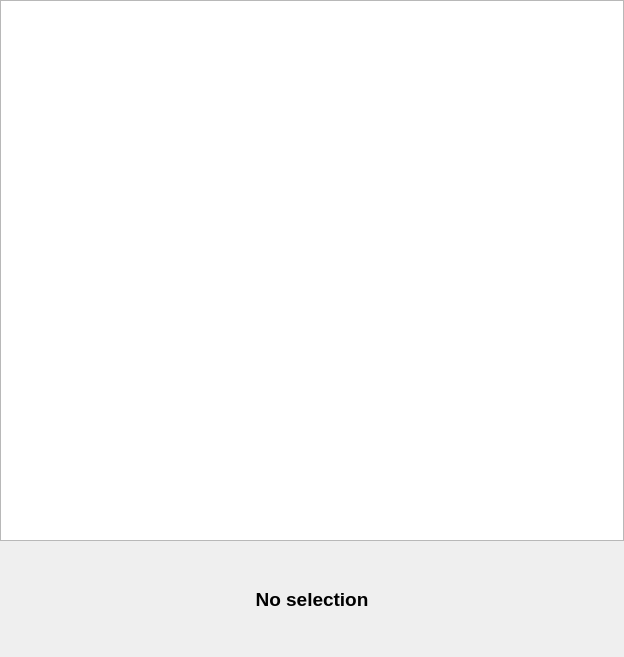
<?xml version="1.0" encoding="UTF-8"?>
<ui version="4.0">
 <class>Mailbox</class>
 <widget class="QWidget" name="Mailbox">
  <property name="geometry">
   <rect>
    <x>0</x>
    <y>0</y>
    <width>624</width>
    <height>657</height>
   </rect>
  </property>
  <property name="windowTitle">
   <string>Form</string>
  </property>
  <layout class="QHBoxLayout" name="horizontalLayout_2">
   <property name="spacing">
    <number>0</number>
   </property>
   <property name="leftMargin">
    <number>0</number>
   </property>
   <property name="topMargin">
    <number>0</number>
   </property>
   <property name="rightMargin">
    <number>0</number>
   </property>
   <property name="bottomMargin">
    <number>0</number>
   </property>
   <item>
    <widget class="QSplitter" name="splitter">
     <property name="orientation">
      <enum>Qt::Vertical</enum>
     </property>
     <property name="handleWidth">
      <number>0</number>
     </property>
     <property name="childrenCollapsible">
      <bool>false</bool>
     </property>
     <widget class="QTableView" name="inbox_table">
      <property name="sizePolicy">
       <sizepolicy hsizetype="Expanding" vsizetype="Expanding">
        <horstretch>0</horstretch>
        <verstretch>0</verstretch>
       </sizepolicy>
      </property>
      <property name="dragDropOverwriteMode">
       <bool>false</bool>
      </property>
      <property name="selectionBehavior">
       <enum>QAbstractItemView::SelectRows</enum>
      </property>
      <property name="iconSize">
       <size>
        <width>12</width>
        <height>12</height>
       </size>
      </property>
      <property name="sortingEnabled">
       <bool>true</bool>
      </property>
      <attribute name="horizontalHeaderCascadingSectionResizes">
       <bool>true</bool>
      </attribute>
      <attribute name="horizontalHeaderDefaultSectionSize">
       <number>24</number>
      </attribute>
      <attribute name="horizontalHeaderShowSortIndicator" stdset="0">
       <bool>true</bool>
      </attribute>
      <attribute name="horizontalHeaderStretchLastSection">
       <bool>true</bool>
      </attribute>
     </widget>
     <widget class="QStackedWidget" name="mail_viewer">
      <widget class="QWidget" name="info_1">
       <layout class="QHBoxLayout" name="horizontalLayout">
        <item>
         <widget class="QLabel" name="label">
          <property name="font">
           <font>
            <pointsize>14</pointsize>
            <weight>75</weight>
            <bold>true</bold>
           </font>
          </property>
          <property name="text">
           <string>No selection</string>
          </property>
          <property name="alignment">
           <set>Qt::AlignCenter</set>
          </property>
         </widget>
        </item>
       </layout>
      </widget>
      <widget class="QWidget" name="info_2">
       <layout class="QHBoxLayout" name="horizontalLayout_3">
        <item>
         <widget class="QLabel" name="label_2">
          <property name="font">
           <font>
            <pointsize>14</pointsize>
            <weight>75</weight>
            <bold>true</bold>
           </font>
          </property>
          <property name="text">
           <string>Multiple selection</string>
          </property>
          <property name="alignment">
           <set>Qt::AlignCenter</set>
          </property>
         </widget>
        </item>
       </layout>
      </widget>
      <widget class="MailViewer" name="current_message"/>
     </widget>
    </widget>
   </item>
  </layout>
 </widget>
 <customwidgets>
  <customwidget>
   <class>MailViewer</class>
   <extends>QWidget</extends>
   <header>Mail/MailViewer.hpp</header>
   <container>1</container>
  </customwidget>
 </customwidgets>
 <resources/>
 <connections/>
</ui>
